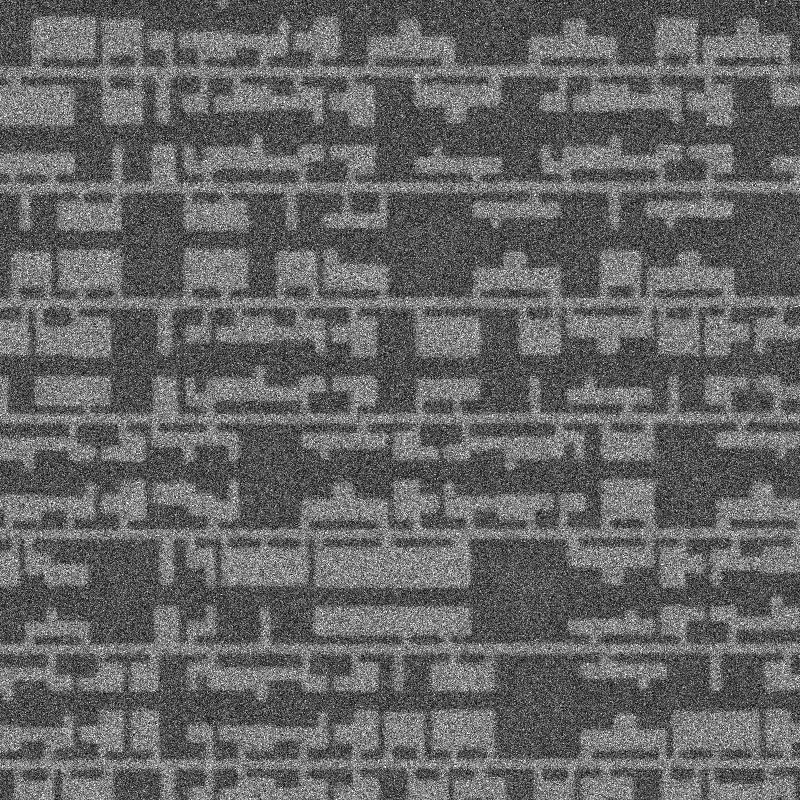
#> input picture code and data/img_0.png, 800 x 800 px
$ jupyter execute lec4a.ipynb
#> lines starting #> are read from the running program, lines starting #| are printed output that depends on the picture; after the words box and inside, x2 and y2 are one past the last pixel; in counts of white or black regions, pixels touching at a corner belong together; long printed decimals are rounded
[cell 1]
# import libraries
import numpy as np
import matplotlib.pyplot as plt
import skimage
import sklearn

[cell 2]
# load and show original image

def imshow(img:np.ndarray, title:str):
    plt.figure()
    plt.imshow(img, cmap='gray')
    plt.title(title)
    plt.show()
    # print image statistics
    print('Type', type(img), img.dtype)
    print('Shape', img.shape)
    print('Range', np.min(img), '-', np.max(img))

original_image = skimage.io.imread('img_0.png')
#> original_image is the input picture: shape (800, 800); min 0, max 255, mean 101
imshow(original_image, 'Original Image')
#| Type <class 'numpy.ndarray'> uint8
#| Shape (800, 800)
#| Range 0 - 255

# load and show ground truth
ground_truth = skimage.io.imread('gt_0.png').astype('bool')
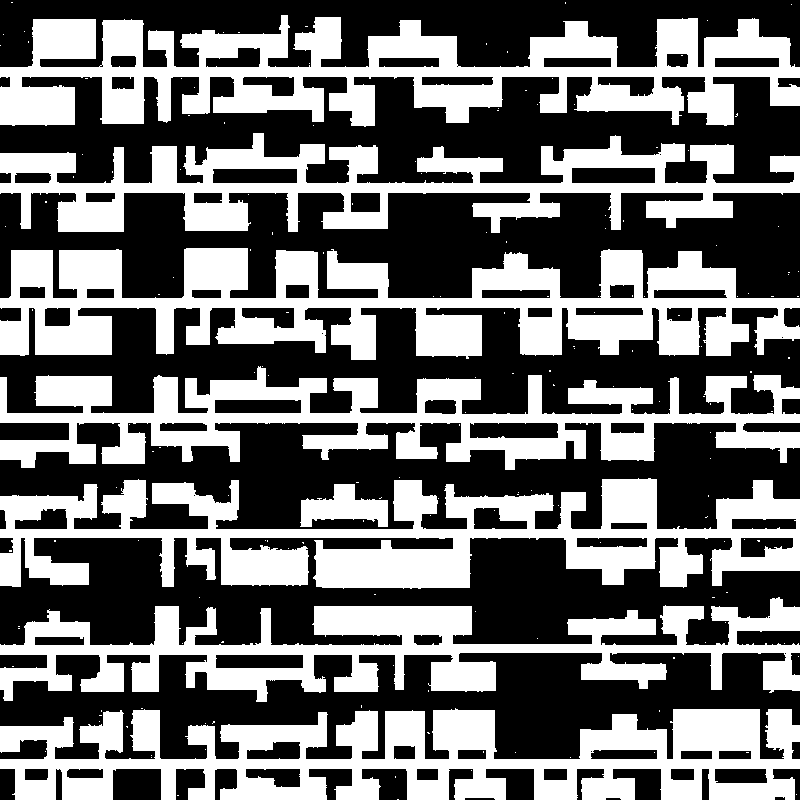
#> input picture code and data/gt_0.png, 800 x 800 px
#> ground_truth: shape (800, 800) bool; 42.9% white; 172 white regions (164 under 20 px), largest, box (x1, y1, x2, y2) and area: (0, 248, 800, 360) 45995, (0, 15, 800, 127) 44179, (0, 708, 800, 800) 41984
imshow(ground_truth, 'Ground Truth')
#| Type <class 'numpy.ndarray'> bool
#| Shape (800, 800)
#| Range False - True

[cell 3]
# feature extraction - intensity, edges, corners
intensity = skimage.filters.gaussian(original_image)
imshow(intensity[0:100, 0:100], 'Gaussian Blur')
#| Type <class 'numpy.ndarray'> float64
#| Shape (100, 100)
#| Range 0.187 - 0.7107

edges = skimage.filters.farid(original_image)
imshow(edges[0:100, 0:100], 'Farid Edges')
#| Type <class 'numpy.ndarray'> float64
#| Shape (100, 100)
#| Range 0.0003619 - 0.1131

corners = skimage.feature.corner_harris(original_image)
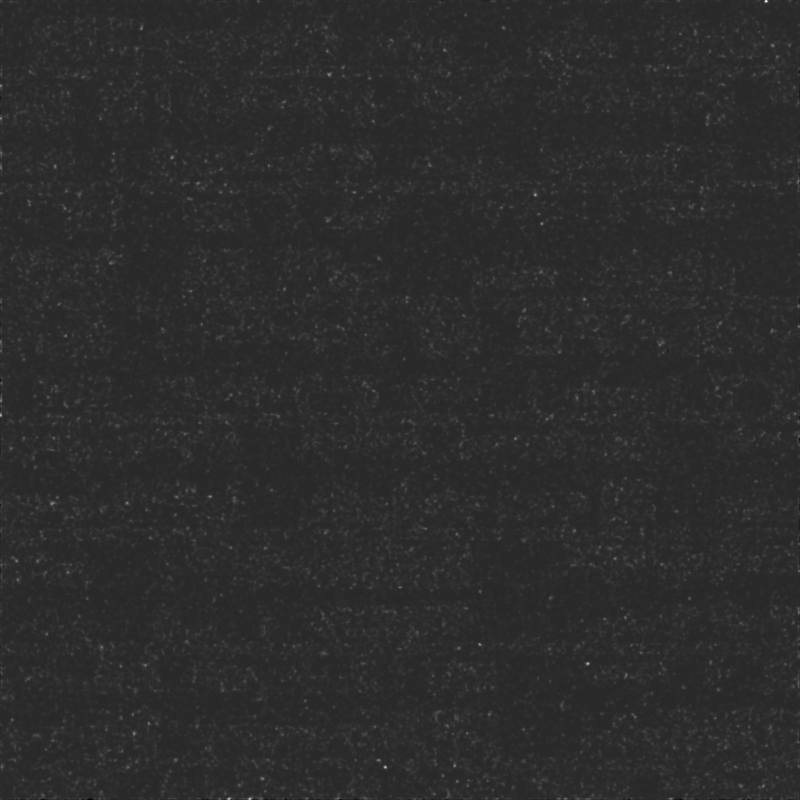
#> corners: shape (800, 800) float64; min -0.441, max 2.31, mean 0.0452; drawn with min black and max white
imshow(corners[0:100, 0:100], 'Harris Corners')
#> in imshow (call 5), `plt.show()`:
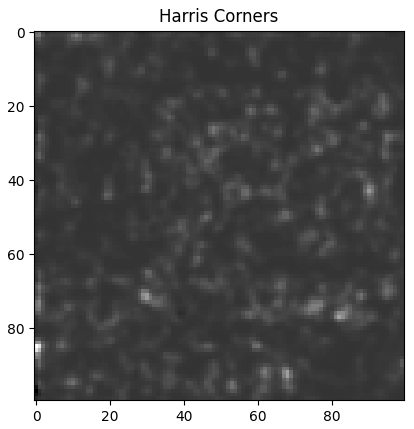
#> figure drawn by matplotlib, 1 panel
#| Type <class 'numpy.ndarray'> float64
#| Shape (100, 100)
#| Range -0.2331 - 0.9422

# format features
features = np.dstack((intensity, edges, corners))
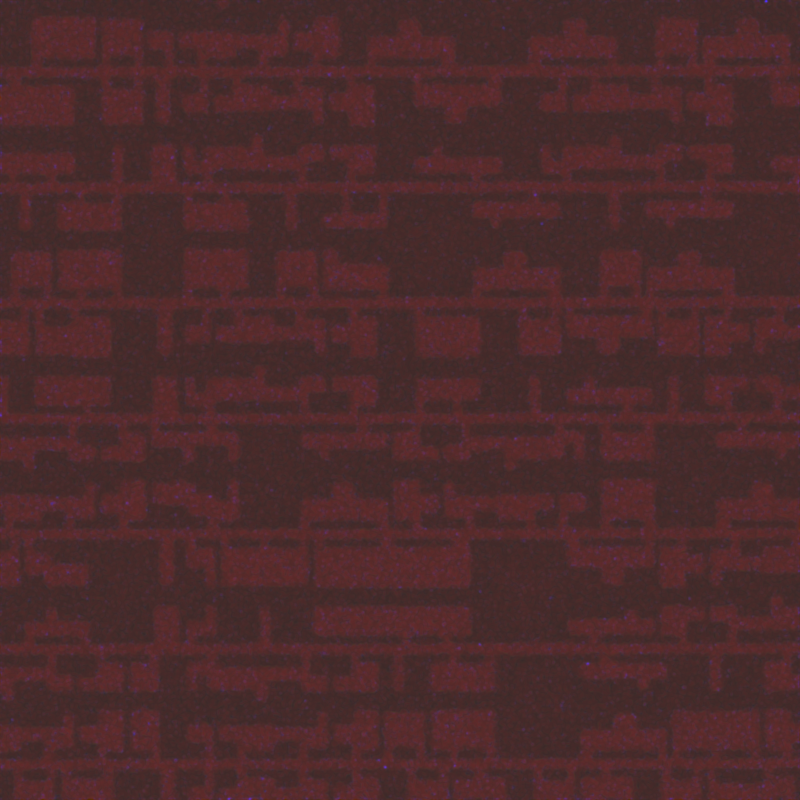
#> features: shape (800, 800, 3) float64; mean of channels 0, 1, 2 0.396, 0.0312, 0.0452; drawn with min black and max white
features = features.reshape(800*800, -1)
print(features.shape)
#| (640000, 3)

[cell 4]
# train/test split
import sklearn.model_selection

test_percent = 0.20
n_test_rows = int(test_percent*800)
n_train_rows = 800-n_test_rows
print(n_test_rows, n_train_rows)

feats_train, feats_test, gt_train, gt_test = sklearn.model_selection.train_test_split(
features, ground_truth.flatten().astype(int), test_size=test_percent, shuffle=False)

[cell 5]
# TRAINING

# unsupervised ML - kmeans
import sklearn.cluster
model = sklearn.cluster.KMeans(n_clusters=2, random_state=12)
model.fit(feats_train)
clustered_image = model.predict(feats_train)
clustered_image = clustered_image.reshape(n_train_rows,800)
#> clustered_image: shape (640, 800) int32; values 0 (black) and 1 (white), 41.8% white; 606 white regions (592 under 20 px), largest, box (x1, y1, x2, y2) and area: (0, 478, 800, 590) 45456, (0, 247, 800, 360) 45069, (0, 14, 800, 128) 44143
imshow(clustered_image, 'Clustered Image')
#| Type <class 'numpy.ndarray'> int32
#| Shape (640, 800)
#| Range 0 - 1

# postprocessing - morphological operations
# input: clustered_image, out: segmentation
structuring_element = np.ones([3,3])
print(structuring_element)
postprocess_image = skimage.morphology.binary_opening(clustered_image, structuring_element)
#> postprocess_image: shape (640, 800) bool; 40.8% white; 19 white regions (5 under 20 px), largest, box (x1, y1, x2, y2) and area: (0, 478, 800, 589) 44714, (0, 248, 800, 359) 44384, (0, 16, 800, 127) 43332
segmentation = skimage.morphology.binary_closing(postprocess_image, structuring_element)
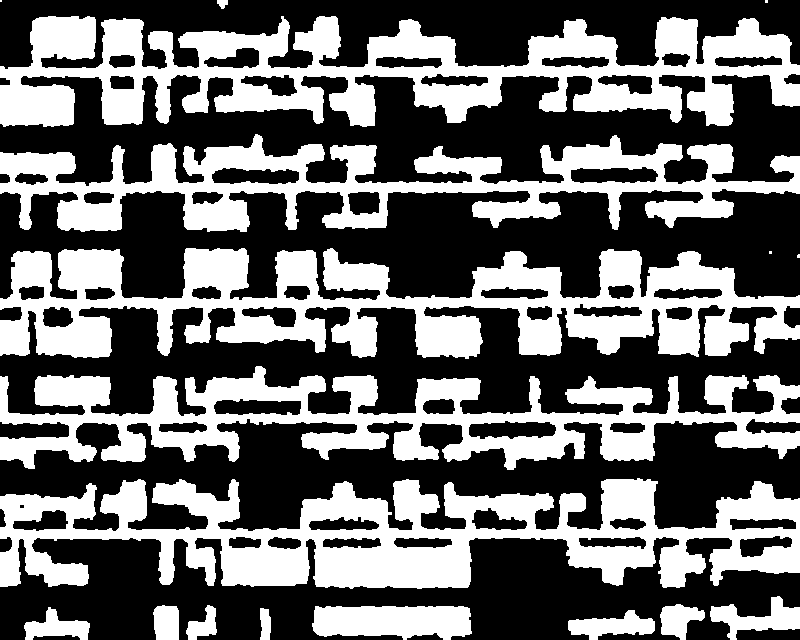
#> segmentation: shape (640, 800) bool; 41.4% white; 18 white regions (4 under 20 px), largest, box (x1, y1, x2, y2) and area: (0, 478, 800, 589) 45336, (0, 248, 800, 359) 44994, (0, 16, 800, 127) 43960
imshow(segmentation, 'Segmented Image')
#| Type <class 'numpy.ndarray'> bool
#| Shape (640, 800)
#| Range False - True

# evaluation - IoU
import sklearn.metrics
iou = sklearn.metrics.jaccard_score(segmentation.flatten(),
                                   gt_train.flatten())
#> iou = 0.882
print('Iou', iou)
#| Iou 0.8818

# visualize results
visualization = skimage.color.label2rgb(segmentation,
                                       original_image[0:n_train_rows, 0:800],
                                       ['yellow'])
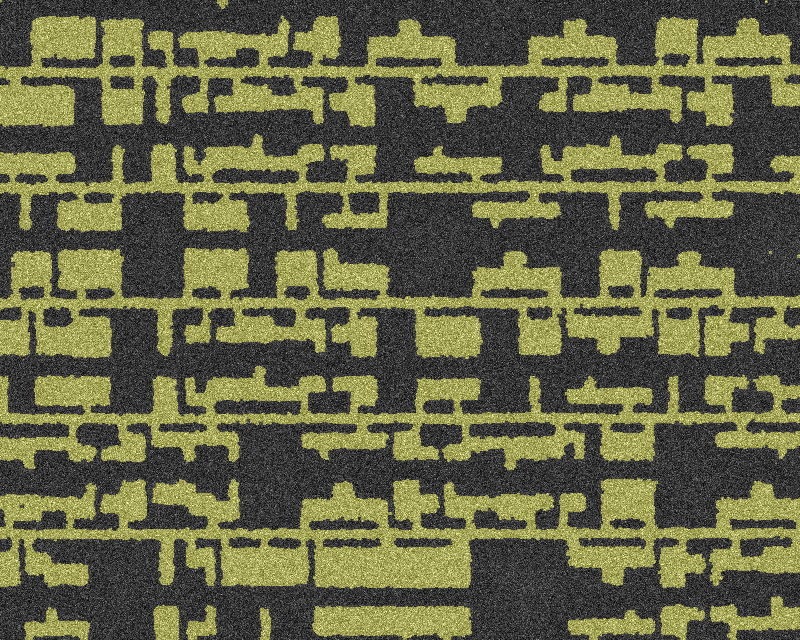
#> visualization: shape (640, 800, 3) float64; mean R, G, B 0.399, 0.399, 0.275
imshow(visualization[0:100, 0:100], 'Result Overlay')
#> in imshow (call 8), `plt.show()`:
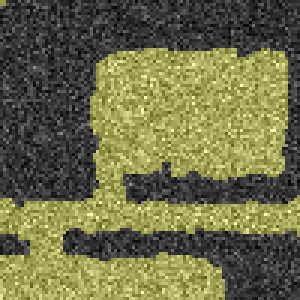
#> shown: shape (100, 100, 3) float64 (shown 3 times larger); mean R, G, B 0.432, 0.432, 0.285
#| Type <class 'numpy.ndarray'> float64
#| Shape (100, 100, 3)
#| Range 0.002745 - 1.0

[cell 6]
# model interpretation - cluster centers
for label, model.cluster_center in enumerate(model.cluster_centers_):
    print('label', label, '-', model.cluster_center)
# intensity, edges, corners

[cell 7]
# TESTING

# unsupervised ML - kmeans
clustered_image = model.predict(feats_test)
clustered_image = clustered_image.reshape(n_test_rows,800)
#> clustered_image: shape (160, 800) int32; values 0 (black) and 1 (white), 49.2% white; 165 white regions (163 under 20 px), largest, box (x1, y1, x2, y2) and area: (0, 67, 800, 160) 41412, (0, 0, 800, 62) 21144
imshow(clustered_image, 'Clustered Image')
#| Type <class 'numpy.ndarray'> int32
#| Shape (160, 800)
#| Range 0 - 1

# postprocessing - morphological operations
# input: clustered_image, out: segmentation
structuring_element = np.ones([3,3])
print(structuring_element)
postprocess_image = skimage.morphology.binary_opening(clustered_image, structuring_element)
#> postprocess_image: shape (160, 800) bool; 48% white; 5 white regions (1 under 20 px), largest, box (x1, y1, x2, y2) and area: (0, 68, 800, 160) 40805, (0, 0, 800, 62) 19440, (78, 21, 126, 52) 975, (393, 24, 405, 51) 239
segmentation = skimage.morphology.binary_closing(postprocess_image, structuring_element)
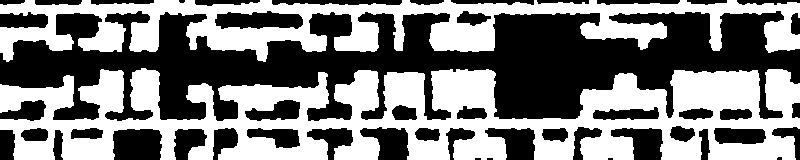
#> segmentation: shape (160, 800) bool; 48.8% white; 2 white regions, box (x1, y1, x2, y2) and area: (0, 68, 800, 160) 41424, (0, 0, 800, 62) 21009
imshow(segmentation, 'Segmented Image')
#| Type <class 'numpy.ndarray'> bool
#| Shape (160, 800)
#| Range False - True

# evaluation - IoU
import sklearn.metrics
iou = sklearn.metrics.jaccard_score(segmentation.flatten(),
                                   gt_test.flatten())
#> iou = 0.891
print('Iou', iou)
#| Iou 0.891

# visualize results
visualization = skimage.color.label2rgb(segmentation,
                                       original_image[n_train_rows:800, 0:800],
                                       ['yellow'])
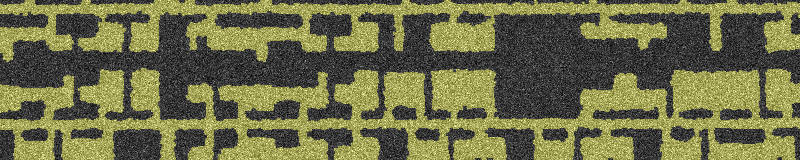
#> visualization: shape (160, 800, 3) float64; mean R, G, B 0.432, 0.432, 0.286
imshow(visualization[0:100, 0:100], 'Result Overlay')
#> in imshow (call 11), `plt.show()`:
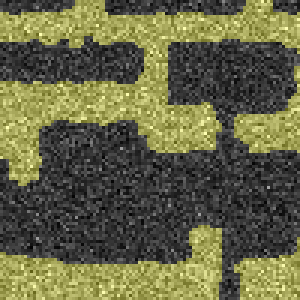
#> shown: shape (100, 100, 3) float64 (shown 3 times larger); mean R, G, B 0.401, 0.401, 0.275
#| Type <class 'numpy.ndarray'> float64
#| Shape (100, 100, 3)
#| Range 0.00549 - 1.0
